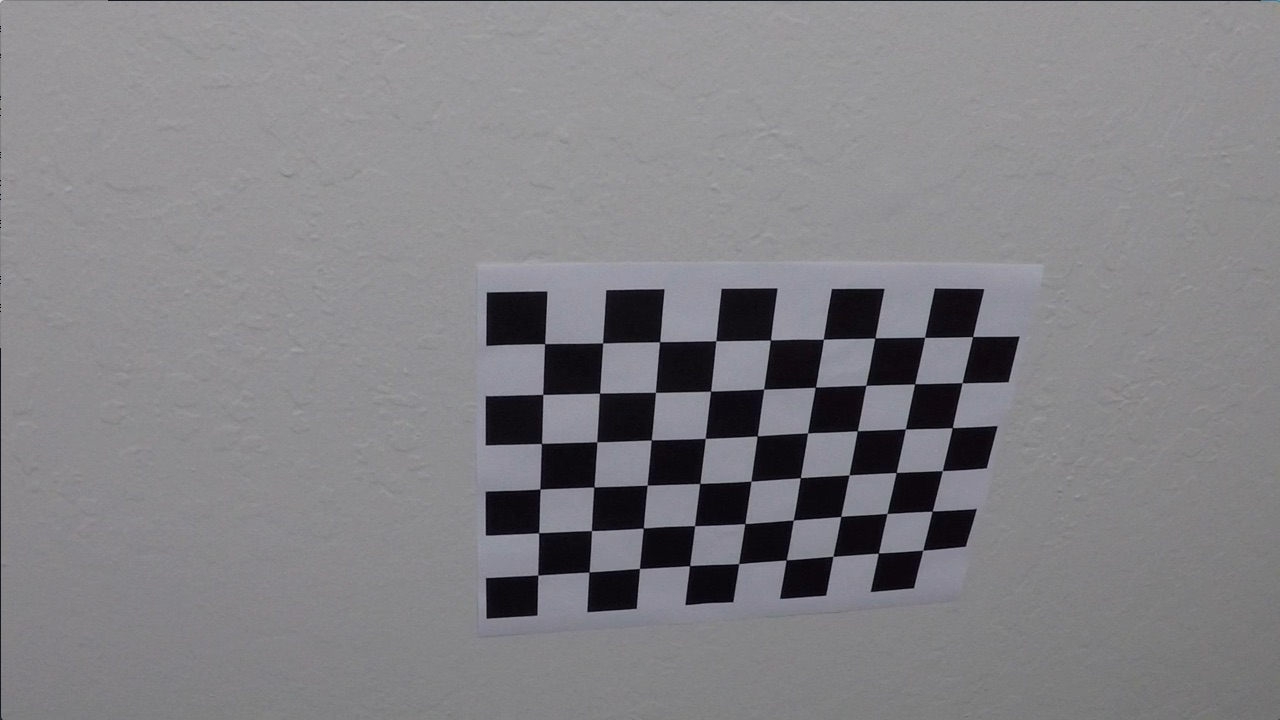
#> input picture camera_cal/calibration10.jpg, 1280 x 720 px; its folder holds only this picture in this run
$ python image_pipeline.py --path camera_cal/calibration10.jpg   (older library calls are emulated)
#> lines starting #> are read from the running program, lines starting #| are printed output that depends on the picture
### image_undist.py
import numpy as np
import cv2

def cam_calibration(path):
    """Function that takes images, calculates object points, image points
       and performs camera calibration
    Parameters
    :path:  Pathname pattern
    Return
    :mtx:   camera matrix
    :dist:  distortion coefficients
    """
    # Array to store object points and image points from all images
    objpoints = [] # 3D points in real world space
    imgpoints = [] # 2D points in image plane

    # Prepare object points, like (0,0,0), (1,0,0), (2,0,0), ... (8,5,0)
    objp = np.zeros((6*9,3), np.float32)
    objp[:,:2] = np.mgrid[0:9, 0:6].T.reshape(-1,2)

    # Iterate through the image list (path) and search for chessboard corners
    for fname in path:
        # read in each image
        img = cv2.imread(fname)
        # Convert image to grayscale
        gray = cv2.cvtColor(img, cv2.COLOR_RGB2GRAY)
        # Find the chessboard corners
        ret, corners = cv2.findChessboardCorners(gray, (9,6), None)
        if ret == True:
            imgpoints.append(corners)
            objpoints.append(objp)

    # Calculate camera calibration parameters
    ret, mtx, dist, rvecs, tvecs = cv2.calibrateCamera(objpoints, imgpoints,
                                                       img.shape[1::-1],
                                                       None, None)
    # Return camera matrix and distortion coefficients
    return mtx, dist

def image_undistort(img, mtx, dist):
    """Performs image distortion correction and returns the
       undistorted image
    Parameters
    :img:    image array
    :mtx:    camera matrix
    :dist:   distortion coefficients
    Returns
    :undist: undistorted image
    """
    undist = cv2.undistort(img, mtx, dist, None, mtx)

    return undist


# [28 lines that do not run on import are left out]


### image_thresholds.py
import numpy as np
import cv2


def abs_sobel_thresh(img, orient='x', sobel_kernel=3, thresh=(0,255)):
    '''Function that applies Sobel x or y, then takes
       an absolute value and applies a threshold.
    Parameters
    :img:    image array in RGB format
    :orient: specify gradient direction by orient = 'x' or 'y'
    :thresh: gradient min and max threshold value
    Return
    :binary_output: thresholded image
    '''
    # Convert to hls
    hls = cv2.cvtColor(img, cv2.COLOR_RGB2HLS)
    s_channel = hls[:,:,2]

    # Take the derivative in x or y given orient = 'x' or 'y'
    if orient == 'x':
        sobel = cv2.Sobel(s_channel, cv2.CV_64F, 1, 0, ksize=sobel_kernel)
    if orient == 'y':
        sobel = cv2.Sobel(s_channel, cv2.CV_64F, 0, 1, ksize=sobel_kernel)
    # Take the absolute value of the derivative or gradient
    abs_sobel = np.abs(sobel)
    # Scale to 8-bit (0 - 255) then convert to type = np.uint8
    scaled_sobel = np.uint8(255*abs_sobel/np.max(abs_sobel))
    # Create a mask of 1's where the scaled gradient magnitude
    # is > thresh_min and < thresh_max
    binary_output = np.zeros_like(scaled_sobel)
    binary_output[(scaled_sobel > thresh[0]) & (scaled_sobel < thresh[1])] = 1

    # Return this mask as binary_output image
    return binary_output


# [22 lines left out: function hls_thresh, not called in this run]


def lab_thresh(img, channel='b', thresh=(0,255)):
    '''Function that applies a threshold to one of lab channel.
    Parameters
    :img:     image array in RGB format
    :channel: specify one of hls channels by channel = 'l' or 'a' or 'b'
    :thresh:  color channel min and max threshold value
    Return
    :binary_output: thresholded image
    '''
    # Convert to lab color space
    lab = cv2.cvtColor(img, cv2.COLOR_RGB2LAB)
    # Extract each color channel
    if channel == 'l':
        color_ch = lab[:,:,0]
    elif channel == 'a':
        color_ch = lab[:,:,1]
    elif channel == 'b':
        color_ch = lab[:,:,2]
    binary_output = np.zeros_like(color_ch)
    binary_output[(color_ch > thresh[0]) & (color_ch <= thresh[1])] = 1

    return binary_output


def thresholds(img):
    '''Calculate combination of all thresholds
    Parameters
    :img:   image array in RGB format
    Return
    :combined_binary: thresholded image through all filters selected
    '''
    gradx_binary = abs_sobel_thresh(img, orient='x', sobel_kernel=3, thresh=(10,255))

    b_binary = lab_thresh(img, channel='b', thresh=(140,255))
    l_binary = lab_thresh(img, channel='l', thresh=(80,255))

    # Extact yellow color
    yellow_binary = np.zeros_like(gradx_binary)
    yellow_binary[(b_binary == 1) & (gradx_binary == 1)] = 1
    # Extact white color
    white_binary = np.zeros_like(gradx_binary)
    white_binary[(l_binary == 1) & (gradx_binary == 1)] = 1
    # Combined binary
    combined_binary = np.zeros_like(gradx_binary)
    combined_binary[(yellow_binary == 1) | (white_binary == 1)] = 1

    return combined_binary


# [25 lines that do not run on import are left out]


### perspective_transform.py
import numpy as np
import cv2

def image_warp(img, reversed=False, box=False):
    """Calculates perspective transform function
    Parameters
    :img:      undistored image array
    :reversed: If set True, compute the inverse to unwarp the image
    :box:      plot calibration box in source (original) and destination
               (desired or warped) coordinates
    Return
    :warped:   perspective transformed image
    """
    # Define four source coordinates (calibration box)
    src = np.array([[689,450],
                    [1038,675],
                    [280,675],
                    [594,450]], dtype=np.float32)

    # Four desired or warped (dst - destination) points
    offset = 280
    dst = np.float32([[1279-offset, 0],
                      [1279-offset, 719],
                      [offset, 719],
                      [offset, 0]])

    if reversed == False:
        # Compute the perspective transform, M
        M = cv2.getPerspectiveTransform(src, dst)
        warped_img = cv2.warpPerspective(img, M, img.shape[1::-1], flags=cv2.INTER_LINEAR)
        if box == True:
            cv2.polylines(img, np.int32([src]), True, (255,0,255),thickness=2)
            cv2.polylines(warped_img, np.int32([dst]), True, (255,0,255),thickness=4)
        # Returns warped image - uses linear interpolation
        return warped_img

    elif reversed == True:
        # Compute the inverse to unwarp the image by swapping the input parameters
        Minv = cv2.getPerspectiveTransform(dst, src)
        # Returns unwarped image - uses linear interpolation
        unwarped_img = cv2.warpPerspective(img, Minv, img.shape[1::-1], flags=cv2.INTER_LINEAR)
        return unwarped_img, Minv

    return None


# [25 lines that do not run on import are left out]


### lane_lines.py
import numpy as np
import matplotlib.pyplot as plt
import cv2


# Define a class to receive the characteristics of each line detection
class Line():
    def __init__(self):
        # was the line detected in the last iteration?
        self.detected = False
        # polynomial coefficients for the most recent fit
        self.current_fit = np.array([0, 0, 0])
        # polynomial coefficients for the previous fit
        self.previous_fit = np.array([0, 0, 0])
        # polynomial coefficients for previous n iterations
        self.n_fits = []
        # average polynomial coefficients for previous n iterations
        self.average_fit = np.array([0, 0, 0])


# [38 lines left out: function validate, not called in this run]


def fit_poly(leftx, lefty, rightx, righty):
    # Fit a second order polynomial with np.polyfit()
    left_fit = np.polyfit(lefty, leftx, 2)
    right_fit = np.polyfit(righty, rightx, 2)

    return left_fit, right_fit


def fit_x_values(img_shape, left_fit, right_fit):
    # Generate y values for plotting
    ploty = np.linspace(0, img_shape[0]-1, img_shape[0])
    # Calculate x values for both polynomials using ploty, left_fit and right_fit
    left_fitx  = left_fit[0]*ploty**2 + left_fit[1]*ploty + left_fit[2]
    right_fitx = right_fit[0]*ploty**2 + right_fit[1]*ploty + right_fit[2]

    # Return x values of polynomial
    return left_fitx, right_fitx, ploty


def sliding_window(binary_warped):
    # Take a histogram of the bottom half of the image
    histogram = np.sum(binary_warped[binary_warped.shape[0]//2:,:], axis=0)
    # Create an output image to draw on and visualize the result
    out_image = np.dstack((binary_warped, binary_warped, binary_warped))*255
    # Find the peak of the left and right halves of the histogram
    # These will be the starting point for the left and right lines
    midpoint = np.int(histogram.shape[0]//2)
    leftx_base = np.argmax(histogram[:midpoint])
    rightx_base = np.argmax(histogram[midpoint:]) + midpoint

    ## HYPERPARAMETERS ##
    # Choose the number of sliding windows
    nwindows = 20
    # Set the width of the windows +/- margin
    margin = 100
    # Set minimum number of pixels found to recenter window
    minpix = 50

    # Set height of windows - based on nwindows above and image shape
    window_height = np.int(binary_warped.shape[0]//nwindows)
    # Identify the x and y positions of all nonzero pixels in the image
    nonzero  = binary_warped.nonzero()
    nonzeroy = np.array(nonzero[0])
    nonzerox = np.array(nonzero[1])

    # Current positions to be updated later for each window in nwindows
    leftx_current = leftx_base
    rightx_current = rightx_base

    # Create empty lists to receive left and right lane pixel indices
    left_lane_inds  = []
    right_lane_inds = []

    # Step through the windows one by one
    for window in range(nwindows):
        # Identify window boundaries in x and y (for right and left lane)
        win_y_low = binary_warped.shape[0] - (window+1)*window_height
        win_y_high = binary_warped.shape[0] - window*window_height
        # Find the four x boundaries of the window
        win_xleft_low   = leftx_current - margin
        win_xleft_high  = leftx_current + margin
        win_xright_low  = rightx_current - margin
        win_xright_high = rightx_current + margin

        # Draw the windows on the visualization image
        cv2.rectangle(out_image, (win_xleft_low, win_y_low),
                                 (win_xleft_high, win_y_high),(0,255,0), 2)
        cv2.rectangle(out_image, (win_xright_low, win_y_low),
                                 (win_xright_high, win_y_high),(0,255,0), 2)

        # Identify the nonzero pixels in x and y within the window
        good_left_inds = ((nonzeroy >= win_y_low) & (nonzeroy < win_y_high) &
                          (nonzerox >= win_xleft_low) & (nonzerox < win_xleft_high)).nonzero()[0]

        good_right_inds = ((nonzeroy >= win_y_low) & (nonzeroy < win_y_high) &
                           (nonzerox >= win_xright_low) & (nonzerox < win_xright_high)).nonzero()[0]

        # Append these indices to the lists
        left_lane_inds.append(good_left_inds)
        right_lane_inds.append(good_right_inds)

        # If pixels found > minpix pixels, recenter next window on their mean position
        if len(good_left_inds) > minpix:
            leftx_current = np.int(np.mean(nonzerox[good_left_inds]))
        if len(good_right_inds) > minpix:
            rightx_current = np.int(np.mean(nonzerox[good_right_inds]))

    # Concatenate the arrays of indices (previously was a list of lists of pixels)
    try:
        left_lane_inds  = np.concatenate(left_lane_inds)
        right_lane_inds = np.concatenate(right_lane_inds)
    except ValueError:
        # Avoids an error if the above is not implemented fully
        pass

    # Extract left and right line pixel positions
    leftx  = nonzerox[left_lane_inds]
    lefty  = nonzeroy[left_lane_inds]
    rightx = nonzerox[right_lane_inds]
    righty = nonzeroy[right_lane_inds]

    # Fit a second order polynomial to each lane pixel using `np.polyfit`
    left_fit, right_fit = fit_poly(leftx, lefty, rightx, righty)

    ## Visualization ##
    # Colors in the left(red) and right(blue) lane regions
    out_image[lefty, leftx] = [255, 0, 0]
    out_image[righty, rightx] = [0, 0, 255]

    return left_fit, right_fit, out_image


# [77 lines left out: functions search_around_poly, avg_fit, draw_lane_lines, not called in this run]


def draw_lane_polygon(undist_img, warped_img, left_fit, right_fit, Minv,
                      lane_curvature, center_offset):

    # Calculate x values of polynomials and return ploty as well
    left_fitx, right_fitx, ploty = fit_x_values(warped_img.shape, left_fit, right_fit)

    # Create an image to draw on and an image to show the selection window
    lane_img = np.zeros_like(warped_img)

    # Generate a polygon to illustrate the lane area
    # will recast the x and y points into usable format for cv2.fillPoly()
    left_line_pts = np.array([np.transpose(np.vstack([left_fitx, ploty]))])
    right_line_pts = np.array([np.flipud(np.transpose(np.vstack([right_fitx, ploty])))])
    lane_line_pts = np.hstack((left_line_pts, right_line_pts))

    # Draw the lane onto the warped blank image
    cv2.fillPoly(lane_img, np.int_([lane_line_pts]), (0, 255, 0))

    unwarped_lane_img = cv2.warpPerspective(lane_img, Minv, (undist_img.shape[1],
                                                             undist_img.shape[0]))

    # Overlay original images with lane polygon on top of it
    result = cv2.addWeighted(undist_img, 1, unwarped_lane_img, 0.3, 0)

    # Add Curvature and center offset information
    current_curvature = "Lane Curvature: {:5.0f} [m]".format(lane_curvature)
    current_offset    = "Center Offset:  {:5.2f} [m]".format(center_offset)

    # Draws text on image
    cv2.putText(result, current_curvature, (25, 30), cv2.FONT_HERSHEY_SIMPLEX, 1,
                (255,255, 255))
    cv2.putText(result, current_offset, (25, 70), cv2.FONT_HERSHEY_SIMPLEX, 1,
                (255,255, 255))

    return result


def measure_curvature_real(img_shape, fit):
    '''Calculates the curvature of polynomial function in meters.
    '''
    ym_per_pix = 30/720  # meters per pixel in y dimension
    xm_per_pix = 3.7/700 # meters per pixel in x dimension

    # vector representing y values to cover y-range as image
    ploty = np.linspace(0, img_shape[0] - 1, img_shape[0])

    # Define y-value where the radius of curvature will be calculated
    # Choose the maximum y-value, corresponding to the bottom of the image
    y_eval = np.max(ploty)

    # Calculation of radius of curvature
    curverad = (1 + (2*fit[0]*y_eval*ym_per_pix + fit[1])**2)**(3/2) / np.abs(2*fit[0])

    return curverad


def vehicle_position(img_shape, left_fit, right_fit):
    '''Calculates vehicle position with respect to center of lane in meters.
       This is equivalent to offset from the center of the lane.
       Positive value - vehicle is to the right of the lane center
       Negative value - vehicle is to the left of the lane center
    '''
    xm_per_pix = 3.7/700 # meters per pixel in x dimension
    car_position = img_shape[1] // 2

    left_fitx, right_fitx, ploty = fit_x_values(img_shape, left_fit, right_fit)

    lane_center = (right_fitx[-1] + left_fitx[-1]) / 2
    vehicle_offset = (car_position - lane_center)*xm_per_pix

    return vehicle_offset

### image_pipeline.py
import glob
import numpy as np
import matplotlib.pyplot as plt
import cv2

from image_undist import cam_calibration, image_undistort
from image_thresholds import thresholds
from perspective_transform import image_warp
from lane_lines import Line, sliding_window, draw_lane_lines, draw_lane_polygon, \
                       measure_curvature_real, vehicle_position


def pipeline(img):

    # Initialize two instance of class Line() to represent left and right lane lines
    left_line  = Line()
    right_line = Line()

    # Camera calibration: returns the camera matrix and distortion coefficients
    mtx, dist = cam_calibration(glob.glob('./camera_cal/calibration*.jpg'))

    # Perform image distortion correction
    undistorted = image_undistort(img, mtx, dist)

    # Calculate combination of color and gradient thresholds
    combined_binary = thresholds(undistorted)

    # Calculate perspective transform
    warped_img = image_warp(undistorted, reversed=False, box=False)

    # Calculate reverse perspective transform
    unwarped_img, Minv = image_warp(undistorted, reversed=True, box=False)

    # Calculate perspective transform of binary image
    combined_binary_warped = image_warp(combined_binary)

    # Detect lane lines
    left_fit, right_fit, out_image = sliding_window(combined_binary_warped)

    # Calculate the lane curvature
    left_lane = measure_curvature_real(combined_binary_warped.shape, left_fit)
    right_lane = measure_curvature_real(combined_binary_warped.shape, right_fit)
    lane_curvature = (left_lane + right_lane) / 2

    # Calculate vehicle offset
    center_offset = vehicle_position(combined_binary_warped.shape, left_fit, right_fit)

    # Draw lane polygon
    result = draw_lane_polygon(undistorted, warped_img, left_fit, right_fit, Minv,
                               lane_curvature, center_offset)

    return result


if __name__ == '__main__':

    import argparse

    parser = argparse.ArgumentParser()
    parser.add_argument("-p", "--path", default='test_images/*.jpg',
                        help="specify path with image file name as PATH \
                        (without -p the default is: %(default)s)")
    args = parser.parse_args()
    print("Path to File(s) set to: {}".format(args.path))

    # Read in images from path given by args.path
    image_path = glob.glob(args.path)
    print(image_path)

    for i, image in enumerate(image_path):
        print('Processing Image: {}'.format(image))
        img_rgb = cv2.imread(image, cv2.COLOR_BGR2RGB)
#> img_rgb is the input picture: shape (720, 1280, 3); mean B, G, R 133.1, 129.4, 130.2
        result = pipeline(img_rgb)
#> in cam_calibration, `ret, corners = cv2.findChessboardCorners(gray, (9,6), None)`: ret = True; corners = 54 rows, first 8: [544.7, 343.6], [602.6, 342.9], [659.6, 341.7], [716, 340.7], [770.5, 340], [823.4, 339.2], [874.8, 338.1], [924.6, 337.3]
#> in cam_calibration, `ret, mtx, dist, rvecs, tvecs = cv2.calibrateCamera(objpoints, imgpoint..`: ret = 0.402; mtx = [[1215.1, 0, 674.3], [0, 1227, 357.1], [0, 0, 1]]; dist = [[-0.887, 13.5, -0.00382, -0.00756, -85.37]]; rvecs = ([0.506, -0.211, 0.0337],); tvecs = ([-2.2, -0.223, 20.53],)
#> in pipeline, `mtx, dist = cam_calibration(glob.glob('./camera_cal/calibration*.jpg'))`: mtx = [[1215.1, 0, 674.3], [0, 1227, 357.1], [0, 0, 1]]; dist = [[-0.887, 13.5, -0.00382, -0.00756, -85.37]]
#> in image_undistort, `undist = cv2.undistort(img, mtx, dist, None, mtx)`:
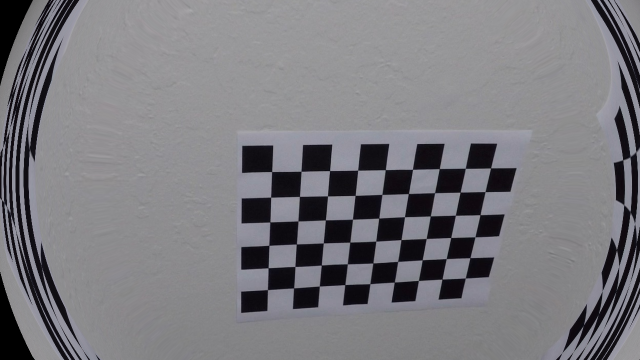
#> undist: shape (720, 1280, 3) (shown at 1/2 size); mean B, G, R 127.1, 122.5, 123.2
#> in abs_sobel_thresh, `sobel = cv2.Sobel(s_channel, cv2.CV_64F, 1, 0, ksize=sobel_kernel)`:
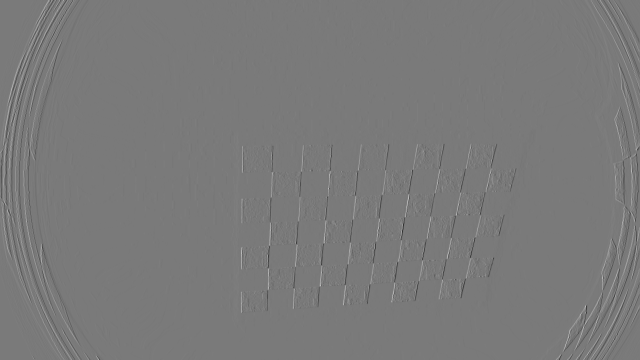
#> sobel: shape (720, 1280) float64 (shown at 1/2 size); min -604, max 657, mean 0.1; drawn with min black and max white
#> in abs_sobel_thresh, `abs_sobel = np.abs(sobel)`:
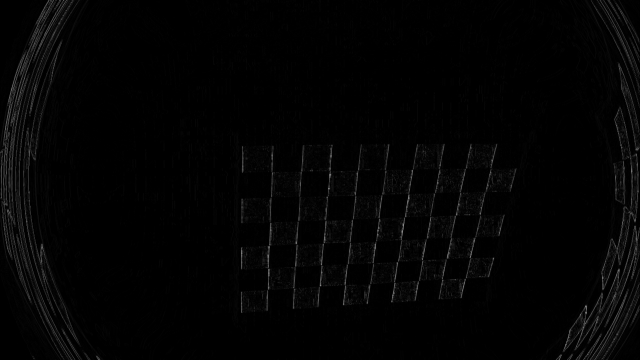
#> abs_sobel: shape (720, 1280) float64 (shown at 1/2 size); min 0, max 657, mean 9.7; drawn with min black and max white
#> in thresholds, `gradx_binary = abs_sobel_thresh(img, orient='x', sobel_kernel=3, thres..`:
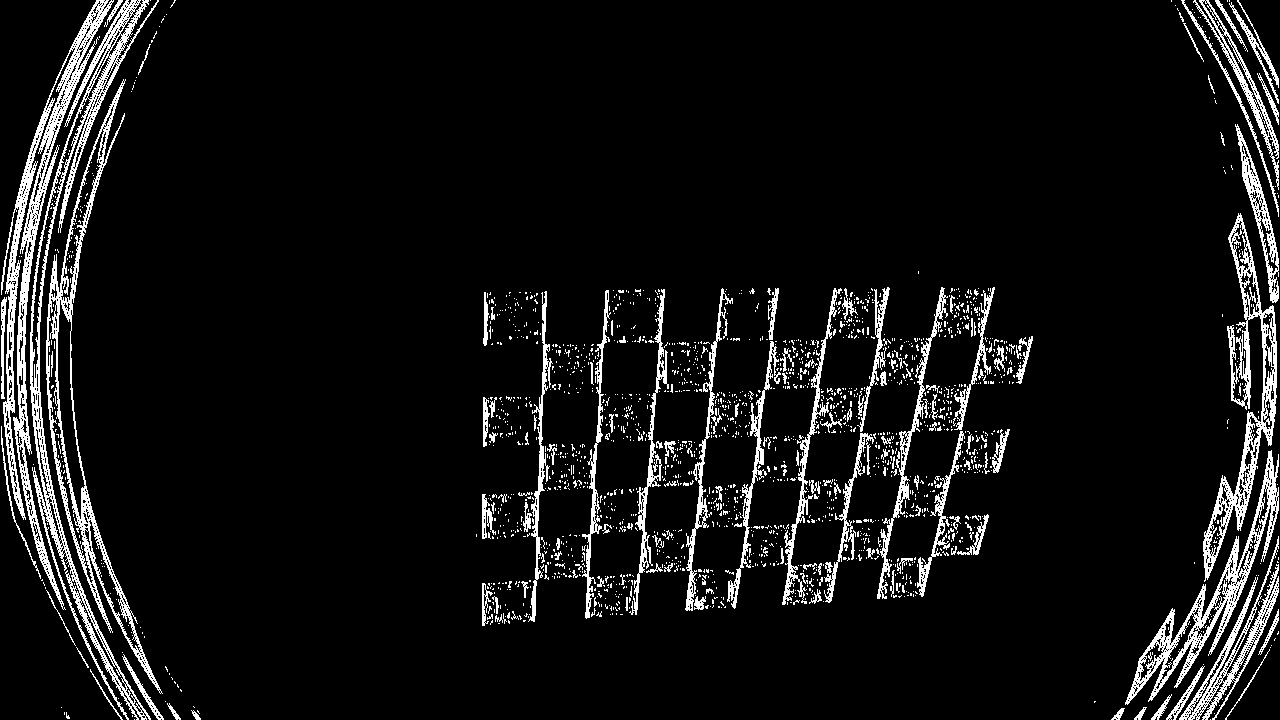
#> gradx_binary: shape (720, 1280); values 0 (black) and 1 (white), 7.7% white in thin lines or dots
#> (the rest of the program and of its run is left out)
